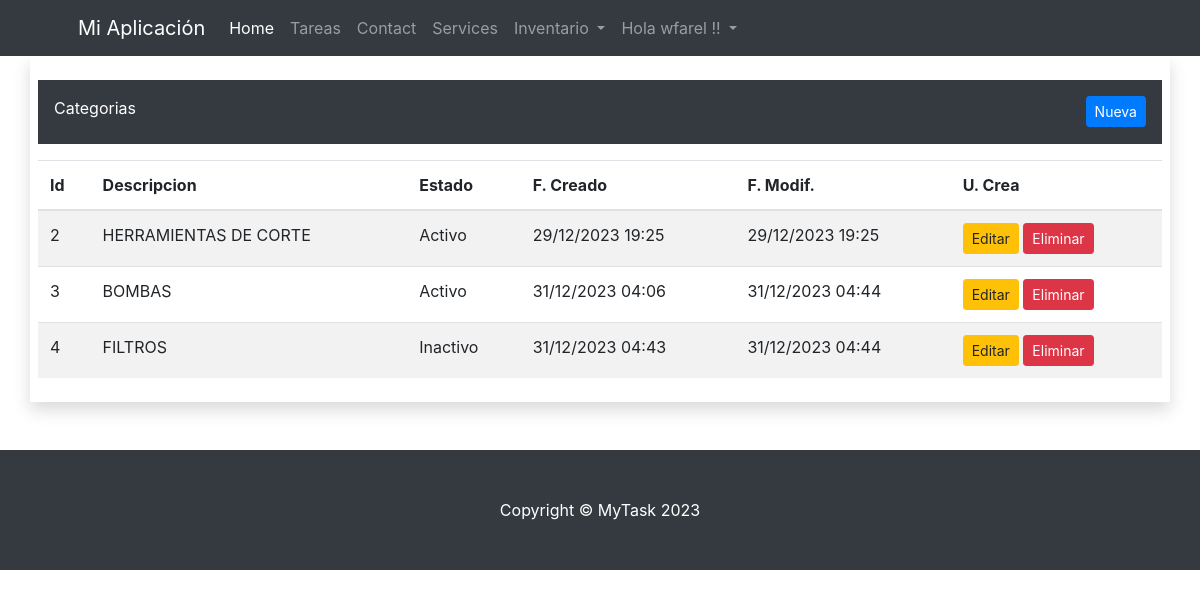
Before: /inv/categorias/ (signed in) with the older database file.
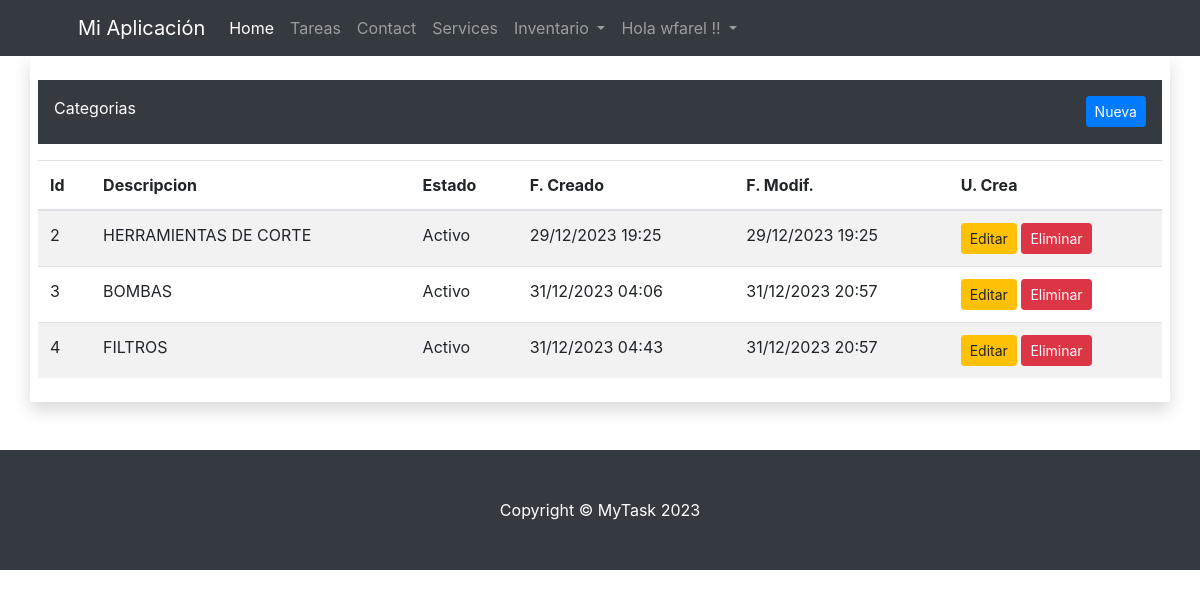
After: the same page with the newer database file.
### inv/models.py (models this page shows, shortened)
class Categoria(ClaseModelo):
    descripcion = models.CharField(
        max_length=100,
        unique=True
    )
    class Meta:
        verbose_name_plural = 'Categorias'

### inv/views.py (the view)
# urls.py: path('categorias/', CategoriaView.as_view(), name='categoria_list'),
class CategoriaView(LoginRequiredMixin, ListView):
    model = Categoria
    template_name = 'inv/categoria_list.html'
    context_object_name = 'obj'
    login_url = 'bases:login'

### inv/templates/inv/categoria_list.html (shortened to what this page needs)
{% extends "bases/base.html" %}
{% block content %}
<div class="row">
    <div class="col-md-12">
        <div class="container p-3 pb-4 my-3 bg-dark text-white">
            Categorias
            <a class="btn btn-primary btn-sm float-right"  href="{% url 'inv:categoria_new' %}">Nueva</a>
        </div>
        {% if not obj %}
        <p>No hay Categorias</p>
        {% else %}
        <table class="table table-hover table-striped">
            <thead>
                <tr>
                    <th>Id</th>
                    <th>Descripcion</th>
                    <th>Estado</th>
                    <th>F. Creado</th>
                    <th>F. Modif.</th>
                    <th>U. Crea</th>
                </tr>
            </thead>
            <tbody>
                {% for item in obj %}
                <tr>
                    <td>{{ item.id }}</td>
                    <td>{{ item.descripcion }}</td>
                    <td>{% if item.estado %}
                        <span class="label label-success">Activo</span>
                        {% else %}
                        <span class="label label-danger">Inactivo</span>
                        {% endif %}
                    </td>
                    <td>{{ item.fc|date:"d/m/Y H:i" }}</td>
                    <td>{{ item.fm|date:"d/m/Y H:i" }}</td>
                    <td>
                        <a href="{% url 'inv:categoria_edit' item.id %}" class="btn btn-warning btn-sm">Editar</a>
                        <a href="{% url 'inv:categoria_delete' item.id %}" class="btn btn-danger btn-sm">Eliminar</a>
                    </td>
                </tr>
                {% endfor %}
            </tbody>
        </table>
        {% endif %}
    </div>
</div>
{% endblock %}

Changed rows visible on the page:
changed Categoria "BOMBAS": fm "31/12/2023 04:44" → "31/12/2023 20:57"
changed Categoria "FILTROS": fm "31/12/2023 04:44" → "31/12/2023 20:57"; estado "Inactivo" → "Activo"
